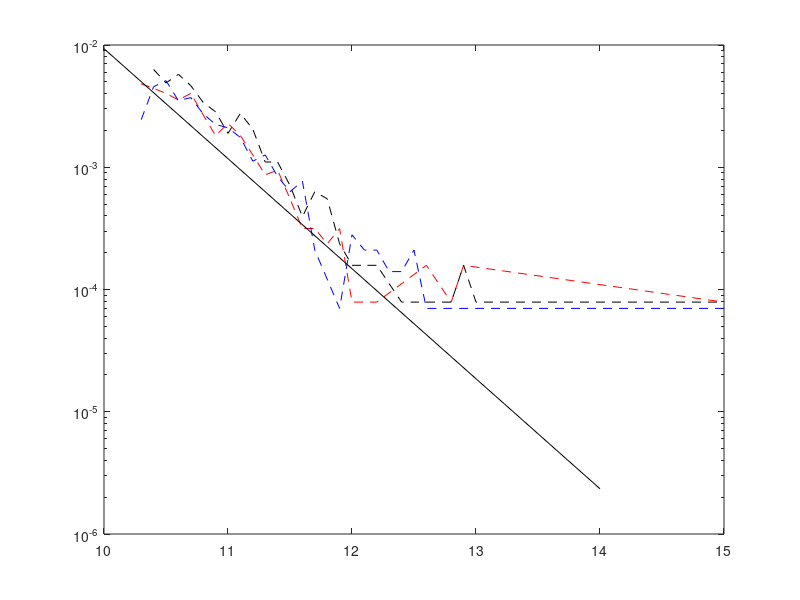
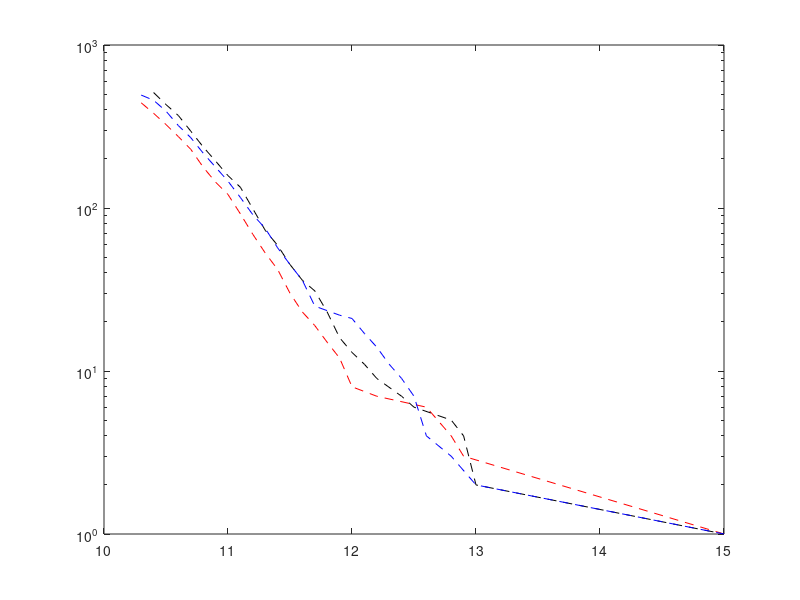

MATLAB code for these plots, in order:
data=[0.30000000000000004 61
0.4 56
0.5 51
0.6000000000000001 45
0.7000000000000001 51
0.8 34
0.9 23
1.0 29
1.1 23
1.2000000000000002 16
1.3 11
1.4000000000000001 12
1.5 7
1.6 4
1.7000000000000002 4
1.8 3
1.9000000000000001 4
2.0 1
2.2 1
2.6 2
2.8000000000000003 1
2.9000000000000004 2
5.0 1
];
datad=[0.4 80
0.5 62
0.6000000000000001 73
0.7000000000000001 59
0.8 43
0.9 36
1.0 24
1.1 35
1.2000000000000002 26
1.3 14
1.4000000000000001 14
1.5 9
1.6 5
1.7000000000000002 8
1.8 7
1.9000000000000001 3
2.0 2
2.1 2
2.2 2
2.4000000000000004 1
2.5 1
2.8000000000000003 1
2.9000000000000004 2
3.0 1
5.0 1
];
data2=[0.30000000000000004,35
0.4,65
0.5,73
0.6000000000000001,50
0.7000000000000001,53
0.8,39
0.9,32
1.0,30
1.1,25
1.2000000000000002,16
1.3,18
1.4000000000000001,12
1.5,9
1.6,11
1.7000000000000002,3
1.9000000000000001,1
2.0,4
2.1,3
2.2,3
2.3000000000000003,2
2.4000000000000004,2
2.5,3
2.6,1
2.8000000000000003,1
3.0,1
5.0,1
];

m=data(:,1);
n=data(:,2);
md=datad(:,1);
nd=datad(:,2);
m2=data2(:,1);
n2=data2(:,2);
M=126812.84;
Md=951311;
M2=142753.06;
f=n*10/M;
fd=nd*10/M;
f2=n2*10/M2;
g=cumsum(n(end:-1:1));g=g(end:-1:1);
gd=cumsum(nd(end:-1:1));gd=gd(end:-1:1);
g2=cumsum(n2(end:-1:1));g2=g2(end:-1:1);
%halo1 adiabatic; halo1 dm; halo 2;
figure;semilogy(m+10,f,'r--');
hold on;
plot(md+10,fd,'k--');
plot(m2+10,f2,'b--');
 xref=logspace(10,14,5);
    yref=10^-3.03*(xref).^-0.9*10^10;
    plot(log10(xref),yref,'k-');
 
    figure;semilogy(m+10,g,'r--');
    hold on;
    plot(md+10,gd,'k--');
    plot(m2+10,g2,'b--');